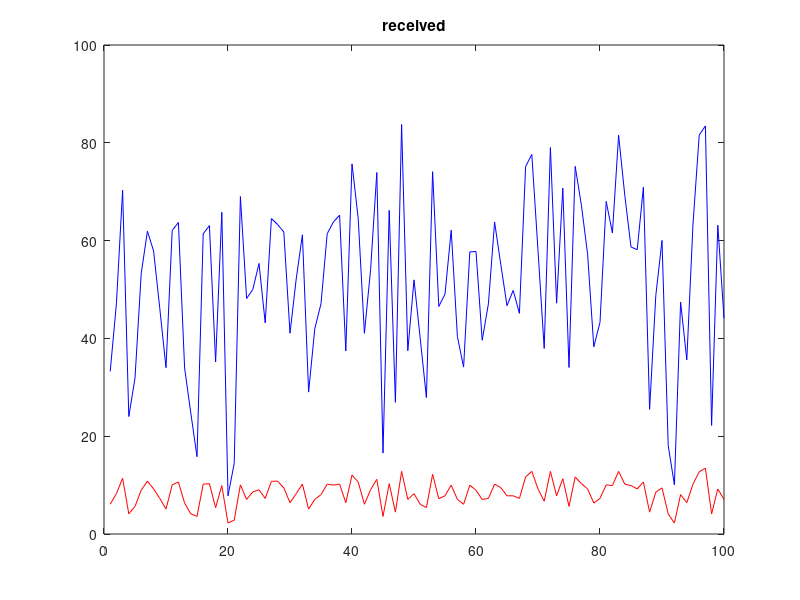

Write MATLAB code to recreate this figure.



pkg load communications;
pkg load signal;

clear;
close all;
lenStream = 100;
a = randi([1 10], 1, lenStream) + j*randi([1, 10], 1, lenStream); %[-2 -2 3 6 -8];

b = randi([1 10], 1, lenStream) + j*randi([1, 10], 1, lenStream); %[-2 -2 3 6 -8];

C1 = [ -1 -1 1 1 1 -1 1];
C2 = [ 1 -1 -1 1 1 1 -1];

d1 = zeros(length(a),length(C1));
d2 = zeros(length(a),length(C1));
d = zeros(length(a),length(C1));

for i=1:length(a)

  d1(i,:) = a(i).*C1(1:7);
  d2(i,:) = b(i).*C2(1:7);
  d(i,:)  = (d1(i,:) + d2(i,:));

  disp(i);
  disp(d1(i,:));
  disp(d2(i,:));
  disp(d(i,:));

end


txest = zeros(1, length(a));
db = zeros(length(a),length(C1));

for i=1:length(a)
 db = d(i,:).*C1;
 disp("code");
 disp(db);
 disp(d(i,:));
 disp(C1);
 disp("next");
 m = sum(d(i,:).*C1);
 txest(i) = m;
 %disp(txest(i));

end;

disp("send");
disp(a);
disp("receved");
disp(txest);
figure;
plot(abs(a),'r');
hold on;
title("Send symbol");
plot(abs(txest),'b');
hold off;
title("received");










